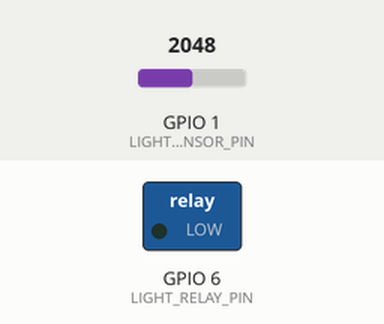
The sketch below on a simulated ESP32. On the bench: switched loads named in the sketch (green lamp = pin HIGH). The test bench sets the inputs (shaded band); at power-on: GPIO 1 (LIGHT_SENSOR_PIN) = 2048 (analog values on the 0–4095 scale). What the sketch prints to the serial monitor is not drawn.

Above: at 1.2 s.
1.3 s: GPIO 1 (LIGHT_SENSOR_PIN) set to 2160
2.8 s: GPIO 1 (LIGHT_SENSOR_PIN) set to 2243
At 3.5 s:
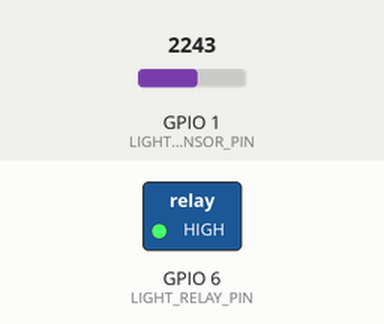
4.5 s: GPIO 1 (LIGHT_SENSOR_PIN) set to 2047
At 5.7 s:
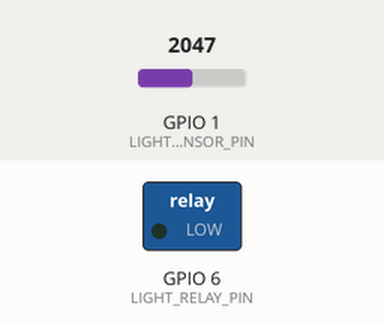
6.0 s: GPIO 1 (LIGHT_SENSOR_PIN) set to 2240
At 7.2 s:
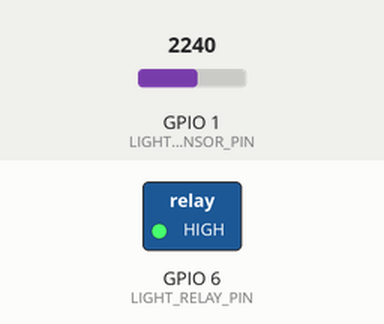
Timing chart, 0 to 8.5 s (numbered marks = the images above; inputs shaded):
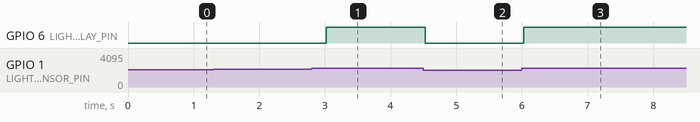

The sketch:

light_sensor.ino
```cpp
#include "light_sensor.h"
#include "relay.h"

// 照明控制标志
bool light_auto_control = true;  // 自动控制使能

void setup() {
    Serial.begin(115200);
    while (!Serial) { delay(10); }

    light_sensor_init();
    relay_init();

    Serial.println("===== 光控照明系统启动 =====");
    Serial.println("光感传感器引脚: GPIO1");
    Serial.println("照明继电器引脚: GPIO6");
    Serial.println("ADC分辨率: 12位 (0-4095)");
    Serial.println("电压范围: 0-3.3V");
    Serial.println("-----------------------------");
}

void loop() {
    // 读取光感数据
    uint16_t raw_value = light_sensor_read_raw();
    float voltage = light_sensor_read_voltage();
    LightLevel level = light_sensor_get_level();

    // 光控照明逻辑：光照很弱时自动打开照明灯
    if (light_auto_control) {
        if (level == LIGHT_DARK || level == LIGHT_DIM) {
            relay_on();
        } else {
            relay_off();
        }
    }

    // 获取继电器状态
    bool relay_state = (digitalRead(LIGHT_RELAY_PIN) == RELAY_ON);

    // 串口输出
    Serial.print("ADC值: ");
    Serial.print(raw_value);
    Serial.print(" | 电压: ");
    Serial.print(voltage, 3);
    Serial.print(" V | 光照强度: ");
    Serial.print(light_sensor_get_level_string(level));
    Serial.print(" | 照明灯: ");
    Serial.println(relay_state ? "开" : "关");

    delay(500);
}
```

light_sensor.cpp
```cpp
#include "light_sensor.h"

/**
 * @brief 光感传感器初始化函数
 * @details 设置ADC引脚为输入模式
 */
void light_sensor_init(void) {
    pinMode(LIGHT_SENSOR_PIN, INPUT);
    // 设置ADC衰减为11dB，支持0-2.9V输入
    analogSetAttenuation(ADC_11db);
    // 设置ADC分辨率为12位（0-4095）
    analogReadResolution(12);
}

/**
 * @brief 读取光感传感器原始ADC值
 * @return ADC值（0-4095）
 */
uint16_t light_sensor_read_raw(void) {
    return analogRead(LIGHT_SENSOR_PIN);
}

/**
 * @brief 读取光感传感器电压值
 * @return 电压值（0-3.3V）
 */
float light_sensor_read_voltage(void) {
    uint16_t raw_value = light_sensor_read_raw();
    // 转换为电压（参考电压3.3V）
    return raw_value * (3.3 / 4095.0);
}

/**
 * @brief 获取光照强度等级
 * @return 光照等级
 */
LightLevel light_sensor_get_level(void) {
    uint16_t raw_value = light_sensor_read_raw();

    // 根据ADC值判断光照等级（光感传感器输出反特性：光照越强，ADC值越小）
    // 阈值调低，更容易触发开灯
    if (raw_value < 800) {
        return LIGHT_VERY_BRIGHT;  // ADC值小，光照最强
    } else if (raw_value < 1800) {
        return LIGHT_BRIGHT;
    } else if (raw_value < 2200) {
        return LIGHT_NORMAL;
    } else if (raw_value < 2800) {
        return LIGHT_DIM;  // 调低阈值，稍微暗一点就判定为昏暗
    } else {
        return LIGHT_DARK;  // ADC值大，光照最弱
    }
}

/**
 * @brief 获取光照等级的字符串描述
 * @param level 光照等级
 * @return 字符串描述
 */
const char* light_sensor_get_level_string(LightLevel level) {
    switch(level) {
        case LIGHT_DARK:
            return "黑暗";
        case LIGHT_DIM:
            return "昏暗";
        case LIGHT_NORMAL:
            return "正常";
        case LIGHT_BRIGHT:
            return "明亮";
        case LIGHT_VERY_BRIGHT:
            return "非常明亮";
        default:
            return "未知";
    }
}
```

light_sensor.h
```cpp
#ifndef LIGHT_SENSOR_H
#define LIGHT_SENSOR_H

#include <Arduino.h>

// 光感传感器引脚定义
#define LIGHT_SENSOR_PIN 1  // GPIO1

// 光照强度等级定义
typedef enum {
    LIGHT_DARK = 0,      // 黑暗
    LIGHT_DIM = 1,       // 昏暗
    LIGHT_NORMAL = 2,    // 正常
    LIGHT_BRIGHT = 3,    // 明亮
    LIGHT_VERY_BRIGHT = 4 // 非常明亮
} LightLevel;

// 函数声明
void light_sensor_init(void);
uint16_t light_sensor_read_raw(void);
float light_sensor_read_voltage(void);
LightLevel light_sensor_get_level(void);
const char* light_sensor_get_level_string(LightLevel level);

#endif
```

relay.cpp
```cpp
#include "relay.h"

/**
 * @brief 继电器初始化函数
 * @details 设置继电器引脚为输出模式，初始状态为断开
 */
void relay_init(void) {
    pinMode(LIGHT_RELAY_PIN, OUTPUT);
    digitalWrite(LIGHT_RELAY_PIN, RELAY_OFF);  // 初始断开
}

/**
 * @brief 继电器吸合（打开）
 */
void relay_on(void) {
    digitalWrite(LIGHT_RELAY_PIN, RELAY_ON);
}

/**
 * @brief 继电器断开（关闭）
 */
void relay_off(void) {
    digitalWrite(LIGHT_RELAY_PIN, RELAY_OFF);
}

/**
 * @brief 继电器状态切换
 */
void relay_toggle(void) {
    if (digitalRead(LIGHT_RELAY_PIN) == RELAY_ON) {
        relay_off();
    } else {
        relay_on();
    }
}
```

relay.h
```cpp
#ifndef RELAY_H
#define RELAY_H

#include <Arduino.h>

// 照明继电器引脚定义
#define LIGHT_RELAY_PIN 6  // GPIO6，用于控制照明灯

// 继电器状态定义
#define RELAY_ON    HIGH  // 继电器吸合（高电平）
#define RELAY_OFF   LOW   // 继电器断开（低电平）

// 函数声明
void relay_init(void);
void relay_on(void);
void relay_off(void);
void relay_toggle(void);

#endif
```

Measured:
- the behaviour switches between 2199 and 2200 on GPIO 1 (LIGHT_SENSOR_PIN) (found by bisection; images 0 and 1)
- after the input at 1.3 s, every drawn part: stays the same
- after the input at 2.8 s, GPIO 6 (LIGHT_RELAY_PIN): LOW → HIGH after 0.22 s
- after the input at 4.5 s, GPIO 6 (LIGHT_RELAY_PIN): HIGH → LOW at once
- after the input at 6.0 s, GPIO 6 (LIGHT_RELAY_PIN): LOW → HIGH at once
